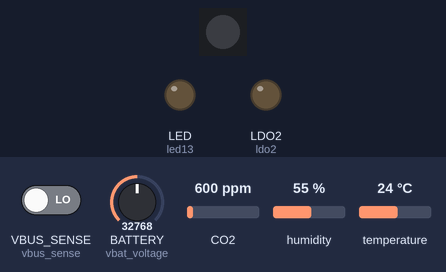
The program below on a simulated ESP32 board running CircuitPython. Parts: 1 RGB LEDs in strip order, left to right, output pins drawn as LEDs (lit = HIGH). The inputs (shaded band) are chosen by the test bench; at power-on: VBUS_SENSE (vbus_sense) LOW, BATTERY (vbat_voltage) = 32768, CO2 600 ppm, humidity 55 %, temperature 24 °C (analog values on the 0–65535 scale). Dim RGB values are drawn brighter than linear; no MQTT or app messages arrive unless stated; values from a settings file that is not in the repository are placeholders; what the program prints to the serial console is not drawn.

Above: at 0.8 s.
At 64.9 s:
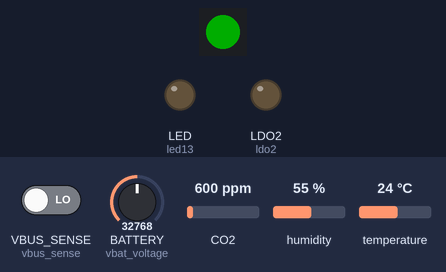
Timing chart, 0 to 81.5 s (numbered marks = the images above):
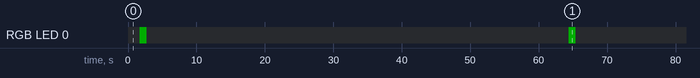

Measured:
- by itself, RGB LED 0: alternates RGB(0, 51, 0) for 1.0 s and off for 61.7 s

The program:

code.py
```python
import os
import time
import board
import adafruit_scd4x
import wifi
import adafruit_minimqtt.adafruit_minimqtt as MQTT
import socketpool
import neopixel
import feathers3
import gc
import alarm
import microcontroller  # nvm (factory reset sentinel) + watchdog
import watchdog

PUSH_INTERVAL = int(os.getenv("PUSH_INTERVAL", 60))  # seconds
WATCHDOG_TIMEOUT = PUSH_INTERVAL + 90  # sleep interval + active work budget
FACTORY_RESET_DONE = 0xAB  # sentinel stored in NVM after first-boot reset

# Cache credentials at module level — avoids allocating new strings each iteration
wifi_ssid = os.getenv("WIFI_SSID")
wifi_password = os.getenv("WIFI_PASSWORD")

# Sensor setup
i2c = board.STEMMA_I2C()
scd4x = adafruit_scd4x.SCD4X(i2c)

if microcontroller.nvm[0] != FACTORY_RESET_DONE:
    print("Running factory reset...")
    scd4x.factory_reset()
    microcontroller.nvm[0] = FACTORY_RESET_DONE

scd4x.altitude = int(os.getenv("ALTITUDE", 0))  # re-applied after possible reset
scd4x.self_calibration_enabled = False           # ASC off — always-indoor deployment

# MQTT configuration
mqtt_broker =   os.getenv("MQTT_BROKER")
mqtt_port =     int(os.getenv("MQTT_PORT", 1883))
mqtt_username = os.getenv("MQTT_USERNAME")
mqtt_password = os.getenv("MQTT_PASSWORD")
sensor_name =   os.getenv("SENSOR_NAME")
mqtt_topic =    f"sensors/environmental/{sensor_name}"

# NeoPixel setup
pixel = neopixel.NeoPixel(board.NEOPIXEL, 1)
pixel.brightness = 0.2

# Callbacks at module level — avoids reallocating function objects each iteration
def on_connect(mqtt_client, userdata, flags, rc):
    print("connected!")

def on_disconnect(mqtt_client, userdata, rc):
    print("Disconnected from MQTT Broker!")

microcontroller.watchdog.timeout = WATCHDOG_TIMEOUT
microcontroller.watchdog.mode = watchdog.WatchDogMode.RESET

while True:
    pixel[0] = (0, 0, 0)  # Reset status LED
    pool = None
    mqtt_client = None

    try:
        # Connect to WiFi
        wifi.radio.enabled = True
        print(f"Connecting to {wifi_ssid}...", end=" ")
        wifi.radio.hostname = sensor_name
        wifi.radio.connect(wifi_ssid, wifi_password)
        print("connected!")

        # MQTT Setup
        pool = socketpool.SocketPool(wifi.radio)
        mqtt_client = MQTT.MQTT(
            broker=mqtt_broker,
            port=mqtt_port,
            username=mqtt_username,
            password=mqtt_password,
            socket_pool=pool,
        )
        mqtt_client.on_connect = on_connect
        mqtt_client.on_disconnect = on_disconnect

        print(f"Connecting to MQTT broker {mqtt_broker}...", end=" ")
        mqtt_client.reconnect()
        pixel[0] = (0, 255, 0)  # Green on WiFi+MQTT connected

        scd4x.measure_single_shot()

        payload = '{{' \
            '"co2":{}' \
            ',"temperature":{:.2f}' \
            ',"humidity":{:.2f}' \
            ',"voltage":{:.2f}' \
            ',"charging":{}' \
            ',"free_memory":{}' \
            ',"uptime":{}' \
        '}}'.format(
            scd4x.CO2,
            scd4x.temperature,
            scd4x.relative_humidity,
            feathers3.get_battery_voltage(),
            1 if feathers3.get_vbus_present() else 0,
            gc.mem_free(),
            time.monotonic()
        )
        mqtt_client.publish(mqtt_topic, payload)
        print(f"Published to {mqtt_topic}: {payload}")
        del payload
        time.sleep(1)  # Allow time for the message to transmit
        pixel[0] = (0, 0, 0)  # Off on full success

    except Exception as e:
        print(e)
        pixel[0] = (255, 0, 0)  # Red on any failure

    finally:
        # Always clean up socket resources, regardless of which step failed.
        # deinit() closes the socket; del releases the Python objects so GC
        # can reclaim their memory on the next gc.collect().
        if mqtt_client is not None:
            try:
                mqtt_client.deinit()
            except Exception:
                pass
            del mqtt_client
        if pool is not None:
            del pool

    gc.collect()
    wifi.radio.enabled = False  # Disable WiFi radio to save power

    # Feed watchdog once per cycle before sleeping. Timeout covers the full
    # sleep duration plus a work budget, so no deinit/re-arm needed.
    microcontroller.watchdog.feed()

    print(f"Sleeping {PUSH_INTERVAL}s — press BOOT to arm factory reset...")

    # Light sleep until timer expires or BOOT button is pressed.
    # PinAlarm wakes the CPU without polling, preserving battery.
    pin_alarm = alarm.pin.PinAlarm(pin=board.IO0, value=False, pull=True)  # IO0 = BOOT; press during sleep to arm factory reset
    time_alarm = alarm.time.TimeAlarm(monotonic_time=time.monotonic() + PUSH_INTERVAL)
    triggered = alarm.light_sleep_until_alarms(pin_alarm, time_alarm)

    if isinstance(triggered, alarm.pin.PinAlarm):
        # Clear the NVM sentinel so factory_reset() runs on next power cycle
        microcontroller.nvm[0] = 0
        pixel[0] = (0, 0, 255)  # Blue: reset armed
        print("Factory reset armed — power cycle to apply.")
        time.sleep(2)
        pixel[0] = (0, 0, 0)
```

feathers3.py
```python
#FeatherS3 Helper Library
# 2022 Seon Rozenblum, Unexpected Maker
#
# Project home:
#   https://feathers3.io
#

# Import required libraries
import board
from digitalio import DigitalInOut, Direction
from analogio import AnalogIn

# Init Blink LED
led13 = DigitalInOut(board.LED)
led13.direction = Direction.OUTPUT

# Init LDO2 Pin
ldo2 = DigitalInOut(board.LDO2)
ldo2.direction = Direction.OUTPUT

# Setup the BATTERY voltage sense pin
vbat_voltage = AnalogIn(board.BATTERY)

# Setup the VBUS sense pin
vbus_sense = DigitalInOut(board.VBUS_SENSE)
vbus_sense.direction = Direction.INPUT


# Helper functions

def led_blink():
    """Set the internal LED IO13 to it's inverse state"""
    led13.value = not led13.value

def led_set( state ):
    """Set the internal LED IO13 to this state"""
    led13.value = state

def set_ldo2_power(state):
    """Enable or Disable power to the onboard NeoPixel to either show colour, or to reduce power fro deep sleep."""
    global ldo2
    ldo2.value = state

def get_battery_voltage():
    """Get the approximate battery voltage."""
    # This formula should show the nominal 3.7V max capacity (approximately) when 5V is present and the
    # VBAT is in charge state for a 1S LiPo battery with a max capacity of 3.7V
    global vbat_voltage
    ADC_RESOLUTION = 2 ** 16 -1
    AREF_VOLTAGE = 3.3
    R1 = 337000
    R2 = 160000
    return (vbat_voltage.value/ADC_RESOLUTION*AREF_VOLTAGE*(R1+R2)/R2)

def get_vbus_present():
    """Detect if VBUS (5V) power source is present"""
    global vbus_sense
    return vbus_sense.value

def rgb_color_wheel(wheel_pos):
    """Color wheel to allow for cycling through the rainbow of RGB colors."""
    wheel_pos = wheel_pos % 255

    if wheel_pos < 85:
        return 255 - wheel_pos * 3, 0, wheel_pos * 3
    elif wheel_pos < 170:
        wheel_pos -= 85
        return 0, wheel_pos * 3, 255 - wheel_pos * 3
    else:
        wheel_pos -= 170
        return wheel_pos * 3, 255 - wheel_pos * 3, 0
```
